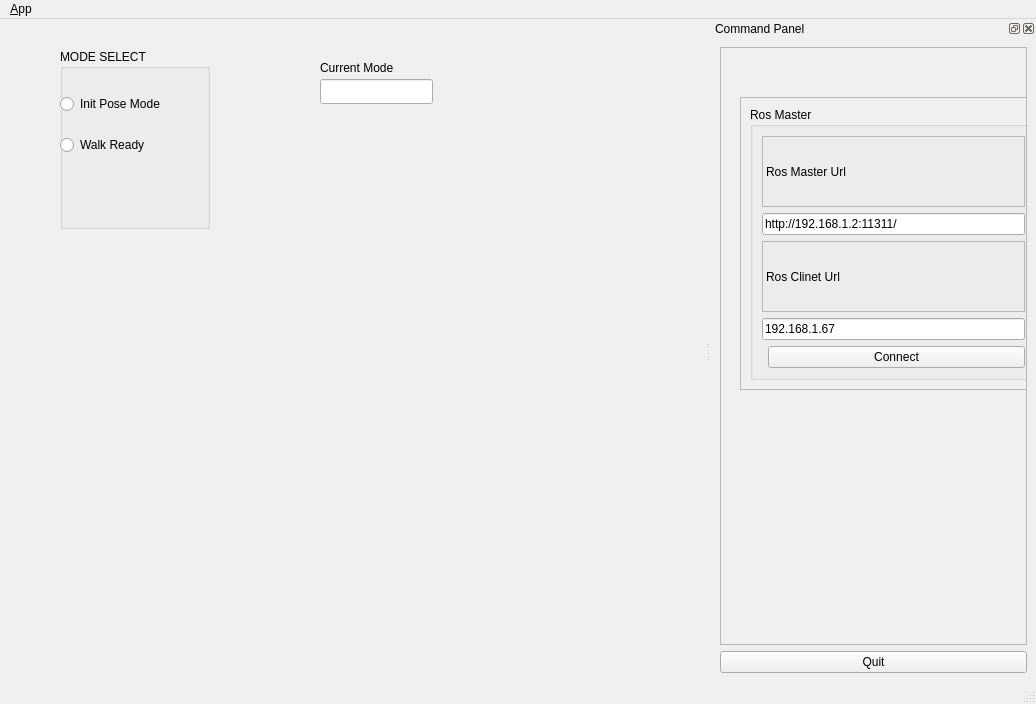
<?xml version="1.0" encoding="UTF-8"?>
<ui version="4.0">
 <class>MainWindowDesign</class>
 <widget class="QMainWindow" name="MainWindowDesign">
  <property name="geometry">
   <rect>
    <x>0</x>
    <y>0</y>
    <width>1036</width>
    <height>704</height>
   </rect>
  </property>
  <property name="windowTitle">
   <string>QRosApp</string>
  </property>
  <property name="windowIcon">
   <iconset>
    <normaloff>:/images/icon.png</normaloff>:/images/icon.png</iconset>
  </property>
  <property name="locale">
   <locale language="English" country="Australia"/>
  </property>
  <widget class="QWidget" name="centralwidget">
   <widget class="QGroupBox" name="groupBox_3">
    <property name="geometry">
     <rect>
      <x>60</x>
      <y>30</y>
      <width>150</width>
      <height>180</height>
     </rect>
    </property>
    <property name="sizePolicy">
     <sizepolicy hsizetype="Preferred" vsizetype="Preferred">
      <horstretch>0</horstretch>
      <verstretch>0</verstretch>
     </sizepolicy>
    </property>
    <property name="maximumSize">
     <size>
      <width>150</width>
      <height>180</height>
     </size>
    </property>
    <property name="sizeIncrement">
     <size>
      <width>0</width>
      <height>0</height>
     </size>
    </property>
    <property name="baseSize">
     <size>
      <width>0</width>
      <height>0</height>
     </size>
    </property>
    <property name="title">
     <string>MODE SELECT</string>
    </property>
    <property name="flat">
     <bool>false</bool>
    </property>
    <property name="checkable">
     <bool>false</bool>
    </property>
    <widget class="QWidget" name="">
     <property name="geometry">
      <rect>
       <x>0</x>
       <y>30</y>
       <width>146</width>
       <height>91</height>
      </rect>
     </property>
     <layout class="QVBoxLayout" name="verticalLayout_2">
      <item>
       <widget class="QRadioButton" name="R1">
        <property name="minimumSize">
         <size>
          <width>144</width>
          <height>0</height>
         </size>
        </property>
        <property name="text">
         <string>Init Pose Mode</string>
        </property>
       </widget>
      </item>
      <item>
       <widget class="QRadioButton" name="R2">
        <property name="minimumSize">
         <size>
          <width>112</width>
          <height>0</height>
         </size>
        </property>
        <property name="text">
         <string>Walk Ready</string>
        </property>
       </widget>
      </item>
     </layout>
    </widget>
    <zorder>R2</zorder>
    <zorder>R1</zorder>
   </widget>
   <widget class="QLineEdit" name="LE1">
    <property name="geometry">
     <rect>
      <x>320</x>
      <y>60</y>
      <width>113</width>
      <height>25</height>
     </rect>
    </property>
   </widget>
   <widget class="QLabel" name="label_3">
    <property name="geometry">
     <rect>
      <x>320</x>
      <y>40</y>
      <width>101</width>
      <height>17</height>
     </rect>
    </property>
    <property name="text">
     <string>Current Mode</string>
    </property>
   </widget>
  </widget>
  <widget class="QMenuBar" name="menubar">
   <property name="geometry">
    <rect>
     <x>0</x>
     <y>0</y>
     <width>1036</width>
     <height>22</height>
    </rect>
   </property>
   <widget class="QMenu" name="menu_File">
    <property name="title">
     <string>&amp;App</string>
    </property>
    <addaction name="action_Preferences"/>
    <addaction name="separator"/>
    <addaction name="actionAbout"/>
    <addaction name="actionAbout_Qt"/>
    <addaction name="separator"/>
    <addaction name="action_Quit"/>
   </widget>
   <addaction name="menu_File"/>
  </widget>
  <widget class="QStatusBar" name="statusbar"/>
  <widget class="QDockWidget" name="dock_status">
   <property name="sizePolicy">
    <sizepolicy hsizetype="Minimum" vsizetype="Preferred">
     <horstretch>0</horstretch>
     <verstretch>0</verstretch>
    </sizepolicy>
   </property>
   <property name="minimumSize">
    <size>
     <width>325</width>
     <height>571</height>
    </size>
   </property>
   <property name="allowedAreas">
    <set>Qt::RightDockWidgetArea</set>
   </property>
   <property name="windowTitle">
    <string>Command Panel</string>
   </property>
   <attribute name="dockWidgetArea">
    <number>2</number>
   </attribute>
   <widget class="QWidget" name="dockWidgetContents_2">
    <layout class="QVBoxLayout" name="verticalLayout">
     <item>
      <widget class="QFrame" name="frame_3">
       <property name="frameShape">
        <enum>QFrame::StyledPanel</enum>
       </property>
       <property name="frameShadow">
        <enum>QFrame::Raised</enum>
       </property>
       <widget class="QFrame" name="frame">
        <property name="geometry">
         <rect>
          <x>20</x>
          <y>50</y>
          <width>307</width>
          <height>293</height>
         </rect>
        </property>
        <property name="sizePolicy">
         <sizepolicy hsizetype="Minimum" vsizetype="Preferred">
          <horstretch>0</horstretch>
          <verstretch>0</verstretch>
         </sizepolicy>
        </property>
        <property name="frameShape">
         <enum>QFrame::StyledPanel</enum>
        </property>
        <property name="frameShadow">
         <enum>QFrame::Raised</enum>
        </property>
        <layout class="QVBoxLayout" name="verticalLayout_3">
         <item>
          <widget class="QGroupBox" name="groupBox">
           <property name="title">
            <string>Ros Master</string>
           </property>
           <layout class="QGridLayout" name="gridLayout">
            <item row="1" column="0" colspan="2">
             <widget class="QLineEdit" name="line_edit_master">
              <property name="text">
               <string>http://192.168.1.2:11311/</string>
              </property>
             </widget>
            </item>
            <item row="3" column="0" colspan="2">
             <widget class="QLineEdit" name="line_edit_host">
              <property name="text">
               <string>192.168.1.67</string>
              </property>
             </widget>
            </item>
            <item row="4" column="1">
             <widget class="QPushButton" name="button_connect">
              <property name="enabled">
               <bool>true</bool>
              </property>
              <property name="sizePolicy">
               <sizepolicy hsizetype="MinimumExpanding" vsizetype="Fixed">
                <horstretch>0</horstretch>
                <verstretch>0</verstretch>
               </sizepolicy>
              </property>
              <property name="toolTip">
               <string>Set the target to the current joint trajectory state.</string>
              </property>
              <property name="statusTip">
               <string>Clear all waypoints and set the target to the current joint trajectory state.</string>
              </property>
              <property name="text">
               <string>Connect</string>
              </property>
             </widget>
            </item>
            <item row="2" column="0" colspan="2">
             <widget class="QLabel" name="label_2">
              <property name="frameShape">
               <enum>QFrame::StyledPanel</enum>
              </property>
              <property name="frameShadow">
               <enum>QFrame::Raised</enum>
              </property>
              <property name="text">
               <string>Ros Clinet Url</string>
              </property>
             </widget>
            </item>
            <item row="0" column="0" colspan="2">
             <widget class="QLabel" name="label">
              <property name="frameShape">
               <enum>QFrame::StyledPanel</enum>
              </property>
              <property name="frameShadow">
               <enum>QFrame::Raised</enum>
              </property>
              <property name="text">
               <string>Ros Master Url</string>
              </property>
             </widget>
            </item>
           </layout>
          </widget>
         </item>
        </layout>
       </widget>
      </widget>
     </item>
     <item>
      <widget class="QPushButton" name="quit_button">
       <property name="sizePolicy">
        <sizepolicy hsizetype="MinimumExpanding" vsizetype="Fixed">
         <horstretch>0</horstretch>
         <verstretch>0</verstretch>
        </sizepolicy>
       </property>
       <property name="text">
        <string>Quit</string>
       </property>
      </widget>
     </item>
    </layout>
   </widget>
  </widget>
  <action name="action_Quit">
   <property name="text">
    <string>&amp;Quit</string>
   </property>
   <property name="shortcut">
    <string>Ctrl+Q</string>
   </property>
   <property name="shortcutContext">
    <enum>Qt::ApplicationShortcut</enum>
   </property>
  </action>
  <action name="action_Preferences">
   <property name="text">
    <string>&amp;Preferences</string>
   </property>
  </action>
  <action name="actionAbout">
   <property name="text">
    <string>&amp;About</string>
   </property>
  </action>
  <action name="actionAbout_Qt">
   <property name="text">
    <string>About &amp;Qt</string>
   </property>
  </action>
 </widget>
 <resources/>
 <connections>
  <connection>
   <sender>action_Quit</sender>
   <signal>triggered()</signal>
   <receiver>MainWindowDesign</receiver>
   <slot>close()</slot>
   <hints>
    <hint type="sourcelabel">
     <x>-1</x>
     <y>-1</y>
    </hint>
    <hint type="destinationlabel">
     <x>399</x>
     <y>299</y>
    </hint>
   </hints>
  </connection>
  <connection>
   <sender>quit_button</sender>
   <signal>clicked()</signal>
   <receiver>MainWindowDesign</receiver>
   <slot>close()</slot>
   <hints>
    <hint type="sourcelabel">
     <x>859</x>
     <y>552</y>
    </hint>
    <hint type="destinationlabel">
     <x>469</x>
     <y>299</y>
    </hint>
   </hints>
  </connection>
 </connections>
</ui>
